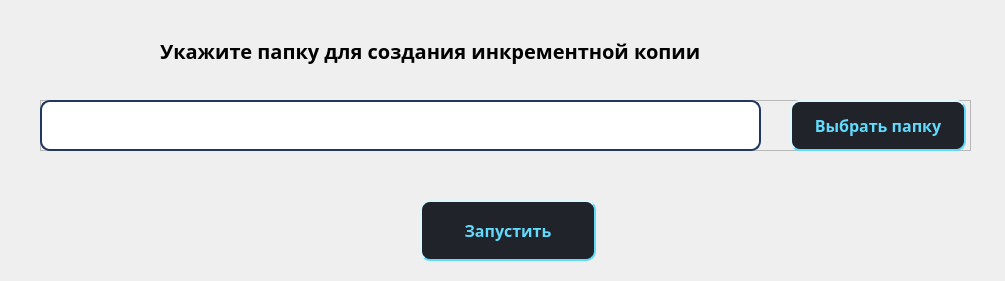
<?xml version="1.0" encoding="UTF-8"?>
<ui version="4.0">
 <class>IncrementalCopyDialog</class>
 <widget class="QDialog" name="IncrementalCopyDialog">
  <property name="geometry">
   <rect>
    <x>0</x>
    <y>0</y>
    <width>1005</width>
    <height>281</height>
   </rect>
  </property>
  <property name="windowTitle">
   <string>Инкрементная копия</string>
  </property>
  <property name="windowIcon">
   <iconset>
    <normaloff>../../../static/icons/Folder-Backups.ico</normaloff>../../../static/icons/Folder-Backups.ico</iconset>
  </property>
  <property name="styleSheet">
   <string notr="true">QNameDialog {
                border-style: outset;
                border-width: 2px;
                border-radius: 10px;
                padding: 6px;
}</string>
  </property>
  <widget class="QLabel" name="path_layout">
   <property name="geometry">
    <rect>
     <x>160</x>
     <y>30</y>
     <width>691</width>
     <height>41</height>
    </rect>
   </property>
   <property name="font">
    <font>
     <family>Century Gothic</family>
     <pointsize>15</pointsize>
     <weight>75</weight>
     <bold>true</bold>
    </font>
   </property>
   <property name="text">
    <string>Укажите папку для создания инкрементной копии</string>
   </property>
  </widget>
  <widget class="QPushButton" name="start_button">
   <property name="geometry">
    <rect>
     <x>420</x>
     <y>200</y>
     <width>176</width>
     <height>61</height>
    </rect>
   </property>
   <property name="font">
    <font>
     <family>Century Gothic</family>
     <pointsize>12</pointsize>
     <weight>75</weight>
     <bold>true</bold>
    </font>
   </property>
   <property name="styleSheet">
    <string notr="true">            QWidget {
                background-color: #20232A;
                color: #61dafb;
            }
QPushButton {
                border-style: outset;
                border-width: 2px;
                border-radius: 10px;
                padding: 6px;
}
QPushButton:hover {
background-color: #1f3861;
}
QPushButton:pressed {
background-color: #1c4483;

}
            QLabel {
                color: #61dafb;
                font: bold 16px;
            }




</string>
   </property>
   <property name="text">
    <string>Запустить</string>
   </property>
  </widget>
  <widget class="QFrame" name="frame">
   <property name="geometry">
    <rect>
     <x>40</x>
     <y>100</y>
     <width>931</width>
     <height>51</height>
    </rect>
   </property>
   <property name="frameShape">
    <enum>QFrame::StyledPanel</enum>
   </property>
   <property name="frameShadow">
    <enum>QFrame::Raised</enum>
   </property>
   <widget class="QLineEdit" name="line_edit">
    <property name="enabled">
     <bool>true</bool>
    </property>
    <property name="geometry">
     <rect>
      <x>0</x>
      <y>0</y>
      <width>721</width>
      <height>51</height>
     </rect>
    </property>
    <property name="font">
     <font>
      <family>Century Gothic</family>
      <pointsize>11</pointsize>
     </font>
    </property>
    <property name="styleSheet">
     <string notr="true">QLineEdit {
                border-style: outset;
                border-width: 2px;
                border-radius: 10px;
                min-width: 10em;
                padding: 6px;
    			border: 2px solid #1f3861;
}


</string>
    </property>
   </widget>
   <widget class="QPushButton" name="browse_button">
    <property name="geometry">
     <rect>
      <x>750</x>
      <y>0</y>
      <width>176</width>
      <height>51</height>
     </rect>
    </property>
    <property name="font">
     <font>
      <family>Century Gothic</family>
      <pointsize>12</pointsize>
      <weight>75</weight>
      <bold>true</bold>
     </font>
    </property>
    <property name="styleSheet">
     <string notr="true">            QWidget {
                background-color: #20232A;
                color: #61dafb;
            }
QPushButton {
                border-style: outset;
                border-width: 2px;
                border-radius: 10px;
                padding: 6px;
}
QPushButton:hover {
background-color: #1f3861;
}
QPushButton:pressed {
background-color: #1c4483;

}
            QLabel {
                color: #61dafb;
                font: bold 16px;
            }




</string>
    </property>
    <property name="text">
     <string>Выбрать папку</string>
    </property>
   </widget>
  </widget>
 </widget>
 <resources>
  <include location="../../../static/resource.qrc"/>
 </resources>
 <connections/>
</ui>
